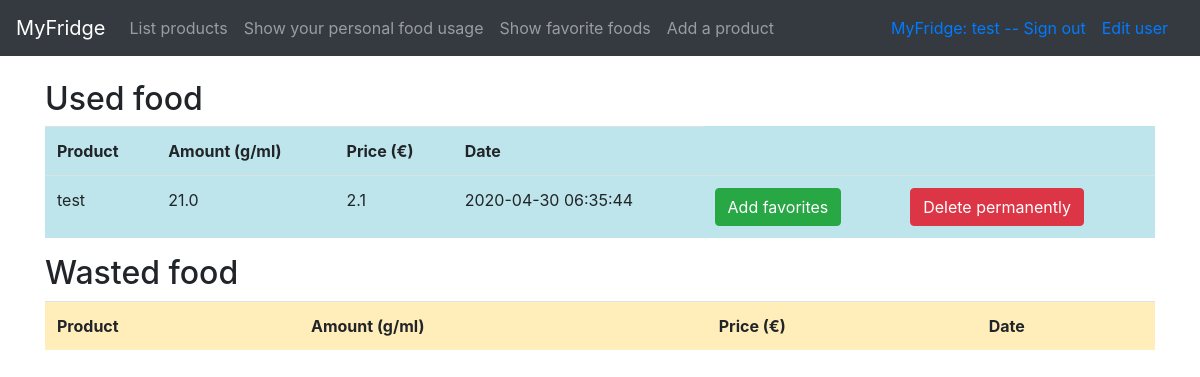
The page /usage (signed in) on the database as committed earlier.
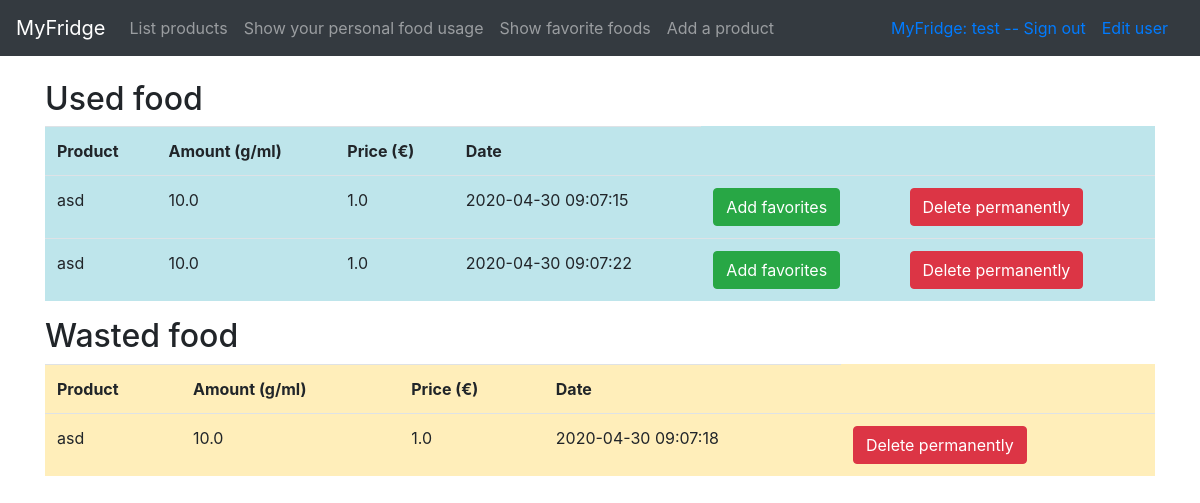
The same page on the database as committed later.
### application/auth/models.py (models this page shows, shortened)
class User(Base):
    __tablename__ = "account"
    username = db.Column(db.String(144), nullable=False)
    password = db.Column(db.String(144), nullable=False)
    email = db.Column(db.String(144), nullable=False)
    product_id = db.relationship("Product", backref='account', cascade="all, delete", lazy=True)
    waste_id = db.relationship("Waste", backref='account', cascade="all, delete", lazy=True)
    dish_id = db.relationship("Dish", backref='account', cascade="all, delete", lazy=True)

### application/usage/models.py (models this page shows, shortened)
class Dish(Base):
    name = db.Column(db.String(144), nullable=False)
    amount = db.Column(db.Float, nullable=False)
    price = db.Column(db.Float, nullable=False)
    account_id = db.Column(db.Integer, db.ForeignKey('account.id', ondelete='CASCADE'),
                           nullable=False)
    favorites = db.relationship('User', secondary=favorites, lazy='subquery', backref= db.backref('dishes', lazy= 'dynamic'))
    @staticmethod
    def find_personal_dishes():
        stmt = text("SELECT Dish.id, Dish.name, Dish.amount, Dish.price, Dish.date_created FROM Dish"
                    " JOIN Account ON Dish.account_id = Account.id"
                    " WHERE Dish.account_id = :account_id"
            " ORDER BY Dish.date_created ASC").params(account_id=current_user.id)
        res = db.engine.execute(stmt)
        response = []
        for row in res:
            response.append({"id":row[0], "name":row[1], "amount":row[2], "price":row[3], "date_created":row[4]})
        return response

class Waste(Base):
    name = db.Column(db.String(144), nullable=False)
    amount = db.Column(db.Float, nullable=False)
    price = db.Column(db.Float, nullable=False)
    account_id = db.Column(db.Integer, db.ForeignKey('account.id', ondelete='CASCADE'),
                           nullable=False)
    @staticmethod
    def find_personal_waste():
        stmt = text("SELECT Waste.id, Waste.name, Waste.amount, Waste.price, Waste.date_created FROM Waste"
                    " JOIN Account ON Waste.account_id = Account.id"
                    " WHERE Waste.account_id = :account_id"
		    " ORDER BY Waste.date_created DESC").params(account_id=current_user.id)
        res = db.engine.execute(stmt)
        response = []
        for row in res:
            response.append({"id":row[0], "name":row[1], "amount":row[2], "price":row[3], "date_created":row[4]})
        return response

### application/usage/views.py (the view)
@app.route("/usage", methods=["GET"])
@login_required
def usage_list():
	return render_template("usage/list.html", waste=Waste.find_personal_waste(), dishes=Dish.find_personal_dishes())

### application/__init__.py (called while the page is built)
@login_manager.user_loader
def load_user(user_id):
    return User.query.get(user_id)

### application/templates/usage/list.html (shortened to what this page needs)
{% extends "layout.html" %}
{% block body %}
  <table class="table table-info">
  <h2>Used food</h2>
    <tr>
      <th>Product </th>
      <th>Amount (g/ml)</th>
      <th>Price (€)</th>
      <th>Date </th>
    </tr>
    {% for dishes in dishes %}
    <tr>
      <td> {{ dishes.name }} </td>
      <td> {{ dishes.amount }} </td>
      <td> {{ dishes.price }} </td>
      <td> {{ dishes.date_created }} </td>
      <td>
  <form method="POST" action="{{ url_for('add_favorite', dish_id=dishes.id) }}">
    <input type="submit" class="btn btn-success" value="Add favorites"/>
  </form>
      </td>
     <td>
  <form method="POST" action="{{ url_for('delete_dish_permanently', dish_id=dishes.id) }}">
    <input type="submit" class="btn btn-danger" onclick="return confirm('Are you sure? This will affect to your data in the main page and might remove the dish from favorites')" value="Delete permanently"/>
  </form>
    </td>
      {% endfor %}
  </table>
   <table class="table table-warning">
  	<h2>Wasted food</h2>
    <tr>
      <th>Product </th>
      <th>Amount (g/ml)</th>
      <th>Price (€)</th>
      <th>Date </th>
    </tr>
    {% for waste in waste %}
    <tr>
      <td> {{ waste.name }} </td>
      <td> {{ waste.amount }} </td>
      <td> {{ waste.price }} </td>
      <td> {{ waste.date_created }}
      <td>
	<form method="POST" action="{{ url_for('delete_permanently', waste_id=waste.id) }}">
	  <input type="submit" class="btn btn-danger" onclick="return confirm('Are you sure? This will affect to your data in the main page')" value="Delete permanently"/>
	</form>
      </td>
    </tr>
    {% endfor %}
{% endblock %}

### application/templates/layout.html (shortened to what this page needs)
<!DOCTYPE html>
<html>
  <head>
    <link rel="stylesheet" href="https://maxcdn.bootstrapcdn.com/bootstrap/4.0.0/css/bootstrap.min.css">
  </head>
    <body>
    <nav class="navbar navbar-expand-md navbar-dark bg-dark mb-4" style="background-color: #e3f2fd;">
	<a class="navbar-brand" href="{{ url_for('index') }}">MyFridge</a>
	<div class="collapse navbar-collapse" id="navbarCollapse">
          <ul class="navbar-nav mr-auto">
            <li class="nav-item">
              <a class="nav-link" href="{{ url_for('products_list') }} ">List products</a>
            </li>
            <li class="nav-item">
              <a class="nav-link" href="{{ url_for('usage_list') }} ">Show your personal food usage</a>
            </li>
            <li class="nav-item">
              <a class="nav-link" href="{{ url_for('show_favorites') }} ">Show favorite foods</a>
            </li>
            <li class="nav-item">
              <a class="nav-link" href="{{ url_for('products_form') }} ">Add a product</a>
            </li>
          </ul>
          <div class="form-inline mt-2 mt-md-0">
      {% if current_user.is_authenticated %}
      <a href="{{ url_for('auth_logout') }}">MyFridge: {{ current_user.username }} -- Sign out</a>
      <a class="nav-link" href="{{ url_for('user_edit') }}">Edit user</a>
      {% else %}
      <a href="{{ url_for('auth_login') }}">Sign in</a>
      <a class="nav-link" href="{{ url_for('account_create') }}">New user?</a>
      {% endif %}
      </div>
     </div>
    </nav>
   <main role="main" class="container">
    {% block body %}{% endblock %}
    </main>
  </body>
</html>

Rows that differ between the two databases and show on the page:
removed Dish: name "test", amount "21.0", price "2.1", date_created "2020-04-30 06:35:44"
added Dish: name "asd", amount "10.0", price "1.0", date_created "2020-04-30 09:07:15"
added Dish: name "asd", amount "10.0", price "1.0", date_created "2020-04-30 09:07:22"
added Waste: name "asd", amount "10.0", price "1.0", date_created "2020-04-30 09:07:18"
